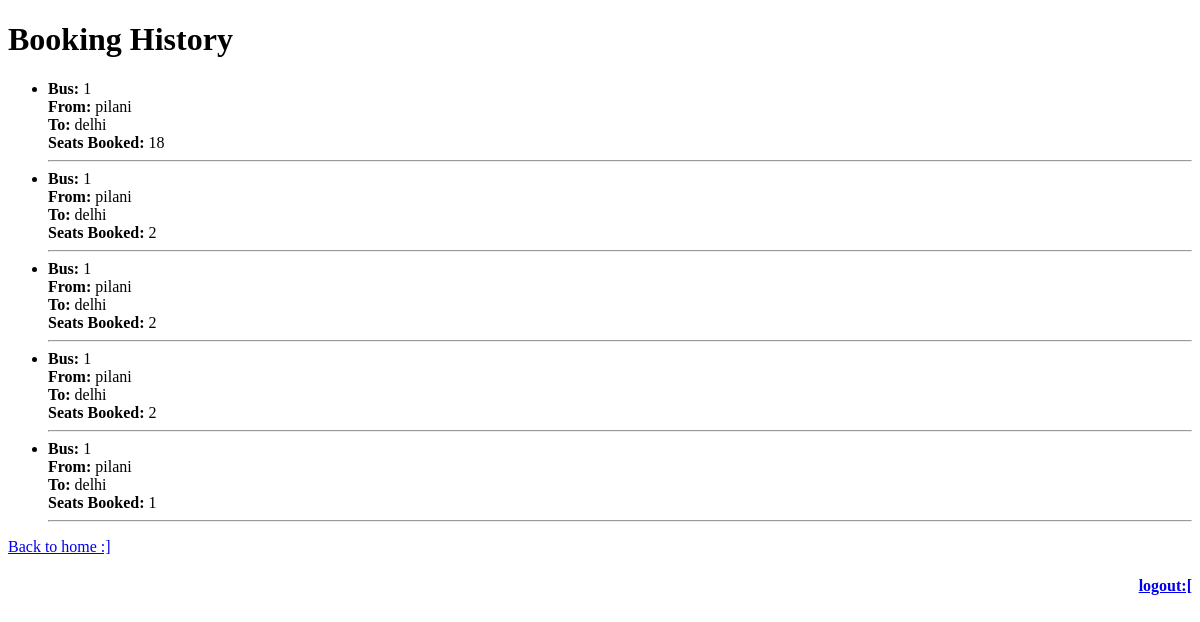
Before: /end/bookinghistory (signed in) with the older database file.
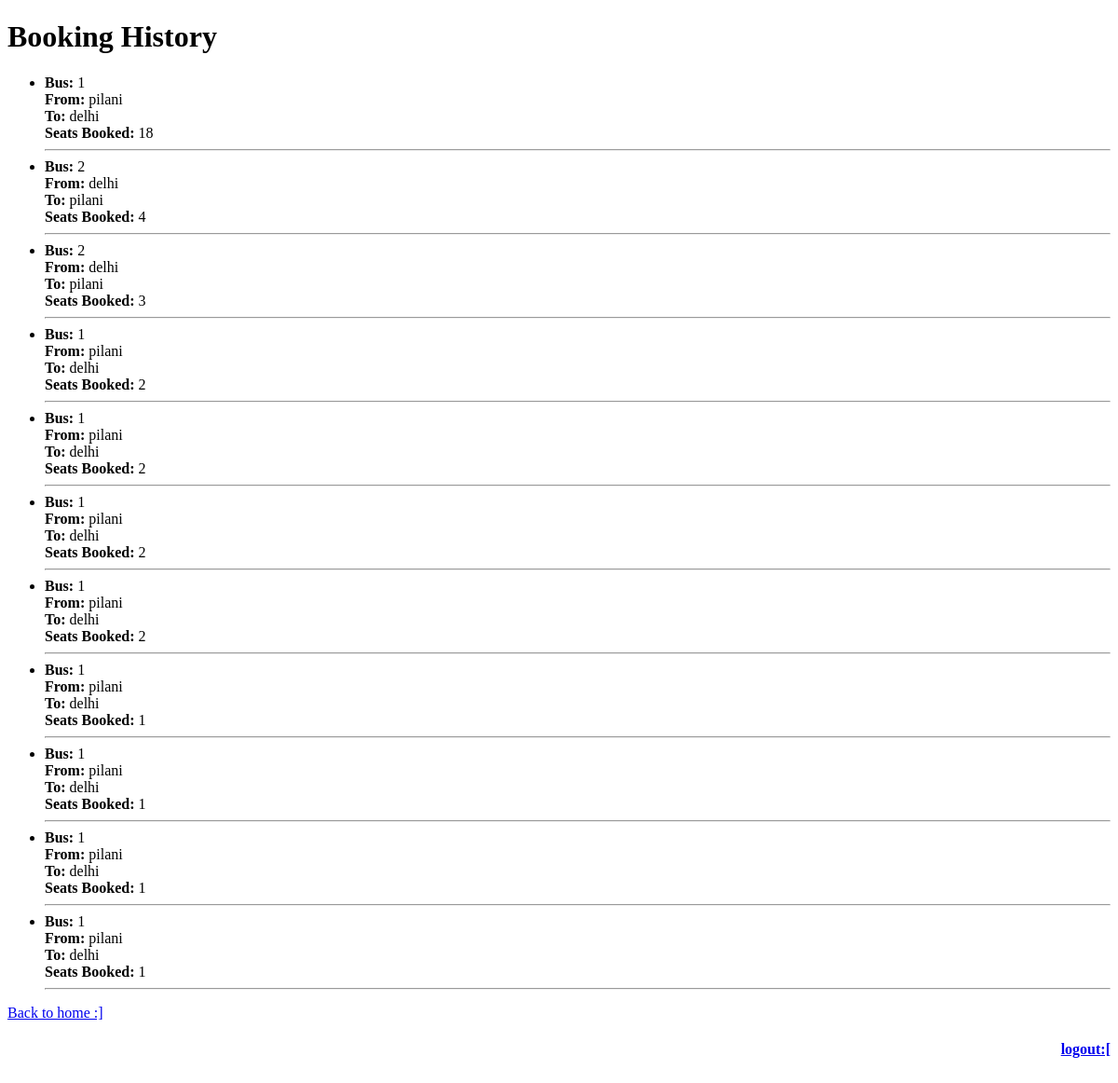
After: the same page with the newer database file.
### end/models.py (models this page shows, shortened)
class Book(models.Model):
    user=models.ForeignKey(User,on_delete=models.CASCADE,related_name="uzer")
    bus=models.ForeignKey(Bus,on_delete=models.CASCADE)
    bookseats=models.IntegerField()

class Bus(models.Model):
    boarding = models.ForeignKey(Station,on_delete=models.CASCADE,related_name="departure")
    destination = models.ForeignKey(Station,on_delete=models.CASCADE,related_name="arrivals")
    duration = models.IntegerField()
    seats = models.IntegerField(default=25)
    availableseats = models.IntegerField(default=25)

class Station(models.Model):
    code = models.CharField(max_length=10)
    city = models.CharField(max_length=60)

### end/views.py (the view)
# urls.py: path("bookinghistory",views.bookinghistory,name="book")
def bookinghistory(request):
    bookings = Book.objects.filter(user=request.user).order_by('-bookseats')
    return render(request, "end/book.html", {
        "bookings": bookings
    })

### end/templates/end/book.html
{% extends "end/layout.html" %}
{% block body %}
    <h1>Booking History</h1>
    {% if bookings %}
        <ul>
            {% for booking in bookings %}
                <li>
                    <strong>Bus:</strong> {{ booking.bus.id }} <br>
                    <strong>From:</strong> {{ booking.bus.boarding.city }} <br>
                    <strong>To:</strong> {{ booking.bus.destination.city }} <br>
                    <strong>Seats Booked:</strong> {{ booking.bookseats }} <br>
                    <hr>
                </li>
            {% endfor %}
        </ul>
    {% else %}
        <p>You haven't booked any seats yet.</p>
    {% endif %}
    <a href="{% url 'home' %}">Back to home :]</a>
{% endblock %}

### end/templates/end/layout.html (shortened to what this page needs)
<!DOCTYPE html>
<html lang="en">
    <head>
    </head>
    <body>
        {% block body %}
        {% endblock %}
        <div class="sus">
            <h4>
                <a href="{% url 'logout' %}">logout:[</a>
            </h4>
        </div>
    </body>
</html>

### end/templates/end/layout.html (style rules this page uses)
.sus { color: red; display: flex; flex-direction: column; min-height: 100lh; text-align: right; }

Changed rows visible on the page:
added Book: bus.id "2", bus.boarding.city "delhi", bus.destination.city "pilani", bookseats "4"
added Book: bus.id "2", bus.boarding.city "delhi", bus.destination.city "pilani", bookseats "3"
added Book: bus.id "1", bus.boarding.city "pilani", bus.destination.city "delhi", bookseats "2"
added Book: bus.id "1", bus.boarding.city "pilani", bus.destination.city "delhi", bookseats "1"
added Book: bus.id "1", bus.boarding.city "pilani", bus.destination.city "delhi", bookseats "1"
added Book: bus.id "1", bus.boarding.city "pilani", bus.destination.city "delhi", bookseats "1"
